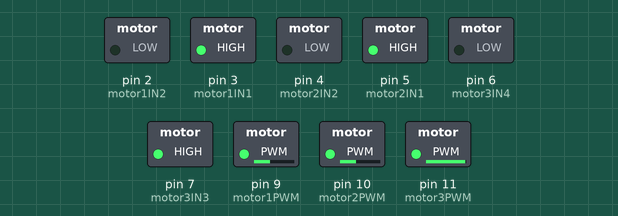
Bench run of a sketch on a simulated Arduino Uno, built with avr-gcc and run on an emulated ATmega328P. Shown: switched loads named in the sketch (green lamp = pin HIGH).

Above: at 0.05 s.
At 6.45 s:
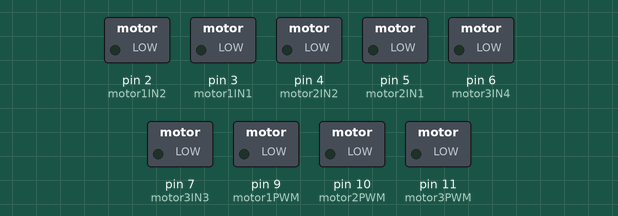
Timing chart, 0 to 8.5 s (numbered marks = the images above):
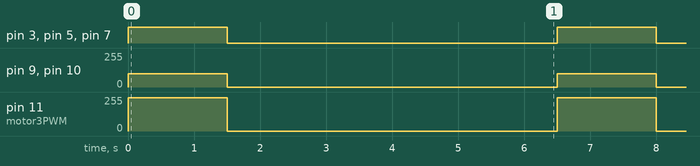

Measured:
- by itself, pin 3 (motor1IN1), pin 5 (motor2IN1), pin 7 (motor3IN3): alternates HIGH for 1.5 s and LOW for 5.0 s
- by itself, pin 9 (motor1PWM), pin 10 (motor2PWM): alternates 100/255 for 1.5 s and 0/255 for 5.0 s
- by itself, pin 11 (motor3PWM): alternates 250/255 for 1.5 s and 0/255 for 5.0 s

The sketch:

Ardunio_test_1.ino
```cpp
#define motor1PWM 9
#define motor1IN2 2
#define motor1IN1 3

#define motor2PWM 10
#define motor2IN2 4
#define motor2IN1 5

#define motor3PWM 11
#define motor3IN4 6
#define motor3IN3 7

void setup() {
  // front right wheel
  pinMode(motor1PWM, OUTPUT);
  pinMode(motor1IN1, OUTPUT);
  pinMode(motor1IN2, OUTPUT);

  // front left wheel
  pinMode(motor2PWM, OUTPUT);
  pinMode(motor2IN1, OUTPUT);
  pinMode(motor2IN2, OUTPUT);

  // rear wheel
  pinMode(motor3PWM, OUTPUT);
  pinMode(motor3IN4, OUTPUT);
  pinMode(motor3IN3, OUTPUT);
}

void loop() {

  // spin all wheels (testing)
//  analogWrite(motor1PWM, 255); //establish speeds for the motors (range: 0-255)
//  analogWrite(motor2PWM, 255);
//  analogWrite(motor3PWM, 255);
//
//  digitalWrite(motor1IN1, HIGH);
//  digitalWrite(motor1IN2, LOW);
//  digitalWrite(motor2IN1, HIGH);
//  digitalWrite(motor2IN2, LOW);
//  digitalWrite(motor3IN4, HIGH);
//  digitalWrite(motor3IN3, LOW);
//
//  delay(1000);
//
//  analogWrite(motor1PWM, 255); //establish speeds for the motors (range: 0-255)
//  analogWrite(motor2PWM, 255);
//  analogWrite(motor3PWM, 255);
//
//  digitalWrite(motor1IN1, LOW);
//  digitalWrite(motor1IN2, HIGH);
//  digitalWrite(motor2IN1, LOW);
//  digitalWrite(motor2IN2, HIGH);
//  digitalWrite(motor3IN4, LOW);
//  digitalWrite(motor3IN3, HIGH);
//
//  delay(1000);

  //forward
//  analogWrite(motor1PWM, 100); //establish speeds for the motors (range: 0-255)
//  analogWrite(motor2PWM, 100);
//  analogWrite(motor3PWM, 100);
//
//  digitalWrite(motor1IN1, HIGH); // clockwise
//  digitalWrite(motor1IN2, LOW);
//  digitalWrite(motor2IN1, LOW); // counter clockwise
//  digitalWrite(motor2IN2, HIGH);
//  digitalWrite(motor3IN4, LOW); // off
//  digitalWrite(motor3IN3, LOW);
//
//  delay(500);
//
//  // stop for 2 seconds
//  analogWrite(motor1PWM, 0);
//  analogWrite(motor2PWM, 0);
//  analogWrite(motor3PWM, 0);
//
//  digitalWrite(motor1IN1, LOW);
//  digitalWrite(motor1IN2, LOW);
//  digitalWrite(motor2IN1, LOW);
//  digitalWrite(motor2IN2, LOW);
//  digitalWrite(motor3IN4, LOW);
//  digitalWrite(motor3IN3, LOW);
//
//  delay(2000);
//
//  // backwards
//  analogWrite(motor1PWM, 100);
//  analogWrite(motor2PWM, 100);
//  analogWrite(motor3PWM, 100);
//
//  digitalWrite(motor1IN1, LOW); // counter clockwise
//  digitalWrite(motor1IN2, HIGH);
//  digitalWrite(motor2IN1, HIGH); // clockwise
//  digitalWrite(motor2IN2, LOW);
//  digitalWrite(motor3IN4, LOW);
//  digitalWrite(motor3IN3, LOW);
//
//  delay(500);
//
//  // stop for 2 seconds
//  analogWrite(motor1PWM, 0);
//  analogWrite(motor2PWM, 0);
//  analogWrite(motor3PWM, 0);
//
//  digitalWrite(motor1IN1, LOW);
//  digitalWrite(motor1IN2, LOW);
//  digitalWrite(motor2IN1, LOW);
//  digitalWrite(motor2IN2, LOW);
//  digitalWrite(motor3IN4, LOW);
//  digitalWrite(motor3IN3, LOW);
//
//  delay(2000);

  // right
//  analogWrite(motor1PWM, 150);
//  analogWrite(motor2PWM, 150);
//  analogWrite(motor3PWM, 250);
//
//  digitalWrite(motor1IN1, LOW); // counter clockwise
//  digitalWrite(motor1IN2, HIGH);
//  digitalWrite(motor2IN1, LOW); // clockwise
//  digitalWrite(motor2IN2, HIGH);
//  digitalWrite(motor3IN4, HIGH); // clockwise
//  digitalWrite(motor3IN3, LOW);
//
//  delay(1500);

  // stop for 2 seconds
//  analogWrite(motor1PWM, 0);
//  analogWrite(motor2PWM, 0);
//  analogWrite(motor3PWM, 0);
//
//  digitalWrite(motor1IN1, LOW);
//  digitalWrite(motor1IN2, LOW);
//  digitalWrite(motor2IN1, LOW);
//  digitalWrite(motor2IN2, LOW);
//  digitalWrite(motor3IN4, LOW);
//  digitalWrite(motor3IN3, LOW);
//
//  delay(2000);
//
//  // left
  analogWrite(motor1PWM, 100);
  analogWrite(motor2PWM, 100);
  analogWrite(motor3PWM, 250);

  digitalWrite(motor1IN1, HIGH); // clockwise
  digitalWrite(motor1IN2, LOW);
  digitalWrite(motor2IN1, HIGH); // clockwise
  digitalWrite(motor2IN2, LOW);
  digitalWrite(motor3IN4, LOW); // counter clockwise
  digitalWrite(motor3IN3, HIGH);

  delay(1500);

  // stop for 5 seconds
  analogWrite(motor1PWM, 0);
  analogWrite(motor2PWM, 0);
  analogWrite(motor3PWM, 0);

  digitalWrite(motor1IN1, LOW);
  digitalWrite(motor1IN2, LOW);
  digitalWrite(motor2IN1, LOW);
  digitalWrite(motor2IN2, LOW);
  digitalWrite(motor3IN4, LOW);
  digitalWrite(motor3IN3, LOW);

  delay(5000);
}
```
